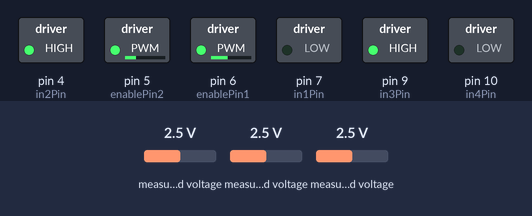
Recording of a sketch running on a simulated Arduino Uno, built with avr-gcc and run on an emulated ATmega328P. Shown: switched loads named in the sketch (green lamp = pin HIGH). The test bench sets the inputs (shaded band); at power-on: measured voltage 2.5 V.

Above: at 0.1 s.
Timing chart, 0 to 1.6 s (numbered marks = the images above):
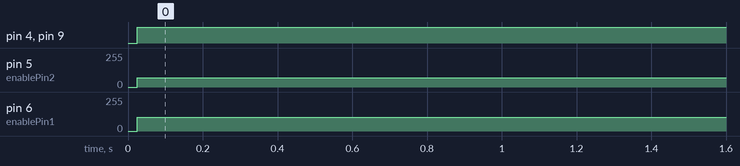

The sketch:

followline.ino
```cpp
/*
 * ============================================================
 *  巡线小车 —— 模拟量加权质心 + PD 控制 (IR 经 ADS1115 读取)
 *
 *  设计思路（和旧版的本质区别）：
 *  1. 不再把传感器压成 0/1，而是用 16 位模拟量算出
 *     “线相对车体中心的连续位置 error (-100 ~ +100)”。
 *  2. 用标准 PD 控制（默认 Ki=0）输出平滑修正量，
 *     抑制左右甩动 / 过冲。
 *  3. 提高 I2C 速度 + ADS 数据率，环路频率更高，跑得更稳更快。
 *  4. 修正量允许超过基速 -> 内轮自动反转，可原地过急弯/直角。
 *  5. 丢线时按最后方向强力回找。
 *
 *  传感器约定：高读数 = 黑线（与旧代码一致）。
 *  通道：A0=左, A1=中, A2=右。
 * ============================================================
 */

#include <Wire.h>
#include <Adafruit_ADS1X15.h>

Adafruit_ADS1115 ads;

/* ---------- 调试开关 ----------
 * DEBUG_MODE = 1 -> 电机不转，串口打印原始值/归一化/error，用于标定
 * DEBUG_MODE = 0 -> 正常巡线
 */
#define DEBUG_MODE 0
const unsigned long DEBUG_INTERVAL_MS = 80;
unsigned long lastDebugPrint = 0;

/* ---------- 电机引脚 ---------- */
const int enablePin1 = 6;     // 右电机 PWM (ENA)
const int enablePin2 = 5;    // 左电机 PWM (ENB)
const int in1Pin = 7;         // 右电机方向 1
const int in2Pin = 4;         // 右电机方向 2
const int in3Pin = 9;         // 左电机方向 1
const int in4Pin = 10;         // 左电机方向 2

/* ---------- 预留引脚 ---------- */
const int SERVO_SIG_PIN = 3;
const int ULTRA_D0_PIN  = 7;

/* ============================================================
 *  速度参数（调车主要改这里）
 * ============================================================ */

// 直走基础速度。先调小（50~70）把巡线调稳，再慢慢加快。
const int baseSpeed = 110;

// PWM 上限，防止太快冲出弯道
const int maxPWM = 150;

// 最小启动 PWM：电机太小占空比只嗡嗡不转，给个下限（仅对“需要转的轮”生效）
const int minPWM = 35;

// Force a strong right turn immediately after line loss.
const int lostRightLeftSpeed = 70;
const int lostRightRightSpeed = -105;

// 左右轮机械差异补偿：左轮偏弱就把 leftTrim 调大一点点（±0~15）。
// 注意：直走跑偏优先用这个修，而不是去动 PID。
int leftTrim  = 0;
int rightTrim = 0;

/* ============================================================
 *  PID 参数（核心手感，按下面注释顺序调）
 * ============================================================
 * 调参顺序建议：
 *   1) Ki=0, Kd=0，只调 Kp：从小往大加，直到能跟线但开始左右轻微摆动。
 *   2) 加 Kd 抑制摆动，直到顺滑不甩。Kd 一般是 Kp 的 5~20 倍。
 *   3) 一般 Ki 保持 0；除非长期固定偏一侧才小心加一点点。
 */
float Kp = 0.75f;   // 比例：error 越大转得越急
float Ki = 0.0f;    // 积分：消除稳态偏差（默认关）
float Kd = 8.0f;    // 微分：抑制摆动/过冲

/* ============================================================
 *  传感器标定（务必用 DEBUG_MODE=1 重新标定！）
 * ============================================================
 * sensorWhite[i]：第 i 路在【白色地面】上的读数。
 * 只需要白底基线即可：算质心时分母会自动归一化，
 * 黑线的绝对幅度不用精确知道。
 *
 * 标定方法：
 *   - DEBUG_MODE 设为 1，上传，打开串口 115200。
 *   - 把每个传感器分别停在白地面上，记下 L_raw/M_raw/R_raw。
 *   - 把下面三个值填成“白底读数 + 一点余量(约 +1000~2000)”。
 */
int sensorWhite[3] = { 9600, 2200, 2600 };  // 左 / 中 / 右 白底基线

const int irAdsChannel[3] = { 2, 1, 0 };       // 左, 中, 右

// 三路传感器在车体上的横向位置（用于加权质心）。
// 左=-100, 中=0, 右=+100 -> 算出的 error 也是 -100~+100。
const int sensorPos[3] = { -100, 0, 100 };

// 丢线判定：三路“黑度”之和小于该值，认为脱线。
// 标定后按实际黑线时分母大小设置（通常黑线时分母 > 5000）。
const long LINE_LOST_SUM = 1500;

/* ---------- 运行时状态 ---------- */
int   rawValue[3]  = { 0, 0, 0 };
long  blackness[3] = { 0, 0, 0 };   // max(raw - white, 0)
float error      = 0.0f;            // 当前线位置误差 (-100~100)
float lastError  = 0.0f;
float integral   = 0.0f;
bool  lineLost   = false;

int leftSpeed  = 0;
int rightSpeed = 0;


void setup() {
    pinMode(in1Pin, OUTPUT);
    pinMode(in2Pin, OUTPUT);
    pinMode(in3Pin, OUTPUT);
    pinMode(in4Pin, OUTPUT);
    pinMode(enablePin1, OUTPUT);
    pinMode(enablePin2, OUTPUT);
    // D7 is used by the right motor direction input on this car.
    // pinMode(ULTRA_D0_PIN, INPUT);

    Wire.begin();
    Wire.setClock(400000);                 // I2C 提速到 400kHz，缩短读取耗时
    // 关键：给 I2C 设超时，避免电机噪声让总线死锁、程序卡死“跑一半不动”。
    // 25ms 内没应答就自动放弃本次通信并复位总线，而不是无限死等。
    Wire.setWireTimeout(25000 /*us*/, true /*reset_on_timeout*/);

    ads.setGain(GAIN_TWOTHIRDS);           // ±6.144V 量程（与旧代码一致）
    ads.setDataRate(RATE_ADS1115_860SPS);  // 提高采样率，环路更快
    ads.begin();

#if DEBUG_MODE
    Serial.begin(115200);
    Serial.println(F("=== Line Following DEBUG (analog centroid) ==="));
    Serial.println(F("L_raw\tM_raw\tR_raw\tnL\tnM\tnR\tsum\terror\tL_spd\tR_spd"));
#endif
}


void loop() {
    Scan();             // 读三路模拟量
    ComputeError();     // 算线位置误差（质心）
    PidControl();       // PD -> 左右轮速度

#if DEBUG_MODE
    setMotor(0, 0);     // 调试时不转电机
    DebugPrint();
#else
    Drive(leftSpeed, rightSpeed);
#endif
}


/* ============================================================
 *  Scan(): 读取 ADS1115 三路红外，转成“黑度”
 *  blackness = max(raw - white, 0)，白底约为 0，黑线为正值。
 * ============================================================ */
void Scan() {
    for (int i = 0; i < 3; i++) {
        Wire.clearWireTimeoutFlag();
        int16_t v16 = ads.readADC_SingleEnded(irAdsChannel[i]);

        // 若本次 I2C 通信超时（被电机噪声打断），保留上一帧读数、跳过本路，
        // 让控制环继续跑，而不是整车冻死。
        if (!Wire.getWireTimeoutFlag()) {
            rawValue[i] = v16;
        }
        long v = (long)rawValue[i] - sensorWhite[i];
        blackness[i] = (v > 0) ? v : 0;
    }
}


/* ============================================================
 *  ComputeError(): 加权质心，得到连续的线位置误差
 *  error = Σ(pos[i]*blackness[i]) / Σ(blackness[i])
 *  范围 -100(线在最左) ~ +100(线在最右)，0 为居中。
 * ============================================================ */
void ComputeError() {
    long sum = blackness[0] + blackness[1] + blackness[2];

    if (sum < LINE_LOST_SUM) {
        // 丢线：保持上一次方向，强力回找
        lineLost = true;
        if (lastError > 1.0f)       error =  100.0f;
        else if (lastError < -1.0f) error = -100.0f;
        else                        error =    0.0f;
        return;
    }

    lineLost = false;
    long num = (long)sensorPos[0] * blackness[0]
             + (long)sensorPos[1] * blackness[1]
             + (long)sensorPos[2] * blackness[2];
    error = (float)num / (float)sum;   // 连续位置
}


/* ============================================================
 *  PidControl(): PD(+I) 控制器，输出左右轮速度
 *  error>0 => 线在右 => 需要右转 => 左轮快、右轮慢
 * ============================================================ */
void PidControl() {
    // Highest priority: bypass normal PD while the line is lost.
    if (lineLost) {
        integral = 0.0f;
        lastError = 100.0f;
        leftSpeed = lostRightLeftSpeed;
        rightSpeed = lostRightRightSpeed;
        return;
    }

    float p = error;
    float d = error - lastError;

    // 积分（带抗饱和；丢线时清零防止乱积累）
    if (lineLost || Ki == 0.0f) {
        integral = 0.0f;
    } else {
        integral += error;
        integral = constrain(integral, -200.0f, 200.0f);
    }

    float correction = Kp * p + Ki * integral + Kd * d;

    lastError = error;

    // 修正量允许超过基速 -> 内轮反转，可过急弯
    leftSpeed  = baseSpeed + leftTrim  + (int)correction;
    rightSpeed = baseSpeed + rightTrim - (int)correction;
}


/* ============================================================
 *  Drive(): 限幅 + 方向处理后交给 setMotor
 *  支持负速度（反转），便于原地转向过急弯。
 * ============================================================ */
void Drive(int left, int right) {
    left  = clampSpeed(left);
    right = clampSpeed(right);
    setMotor(left, right);
}

// 限幅：[-maxPWM, maxPWM]，并对“需要转动”的轮施加最小 PWM
int clampSpeed(int v) {
    if (v >  maxPWM) v =  maxPWM;
    if (v < -maxPWM) v = -maxPWM;

    if (v > 0 && v < minPWM) v = minPWM;
    if (v < 0 && v > -minPWM) v = -minPWM;
    return v;
}


/* ============================================================
 *  setMotor(): 实际驱动 L298N（速度带符号，负=反转）
 * ============================================================ */
void setMotor(int leftVal, int rightVal) {
    bool revR = (rightVal < 0);
    bool revL = (leftVal  < 0);
    int rPwm = revR ? -rightVal : rightVal;
    int lPwm = revL ? -leftVal  : leftVal;

    // 右电机
    analogWrite(enablePin1, rPwm);
    digitalWrite(in1Pin, !revR);
    digitalWrite(in2Pin,  revR);

    // 左电机
    analogWrite(enablePin2, lPwm);
    digitalWrite(in3Pin, !revL);
    digitalWrite(in4Pin,  revL);
}


/* ============================================================
 *  DebugPrint(): 标定/调试用
 * ============================================================ */
#if DEBUG_MODE
void DebugPrint() {
    unsigned long now = millis();
    if (now - lastDebugPrint < DEBUG_INTERVAL_MS) return;
    lastDebugPrint = now;

    long sum = blackness[0] + blackness[1] + blackness[2];

    Serial.print(rawValue[0]);  Serial.print('\t');
    Serial.print(rawValue[1]);  Serial.print('\t');
    Serial.print(rawValue[2]);  Serial.print('\t');
    Serial.print(blackness[0]); Serial.print('\t');
    Serial.print(blackness[1]); Serial.print('\t');
    Serial.print(blackness[2]); Serial.print('\t');
    Serial.print(sum);          Serial.print('\t');
    Serial.print(error, 1);     Serial.print('\t');
    Serial.print(leftSpeed);    Serial.print('\t');
    Serial.println(rightSpeed);
}
#endif
```

Measured:
- by itself, pin 4 (in2Pin), pin 9 (in3Pin): LOW → HIGH at 0.02 s
- by itself, pin 5 (enablePin2): 0/255 → 70/255 at 0.02 s
- by itself, pin 6 (enablePin1): 0/255 → 105/255 at 0.02 s
